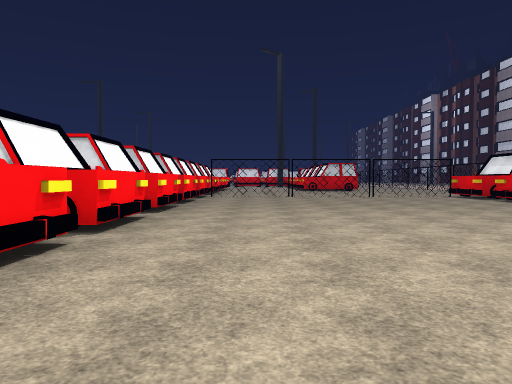
View 1 (above)

24 first-person views from a walk through a Unity game level. The camera is 1.5 m above the floor, tilts 2° down and sees 70° across. The floor is counted in squares, 2 m on a side. Each view is taken from the middle of a square. On the plan, view 1 faces up. The plan holds only what a view shows up to about 11 squares ahead; the rest is blank. The place goes on beyond the plan. The player character is not drawn. Surface patterns are stand-ins for the level's own textures.

View 2
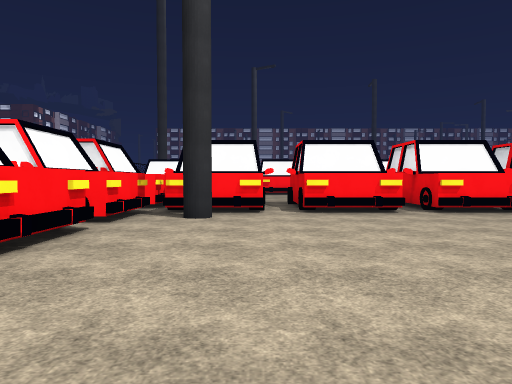

View 3
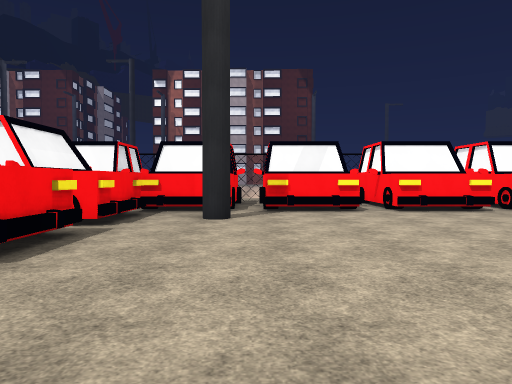

View 4
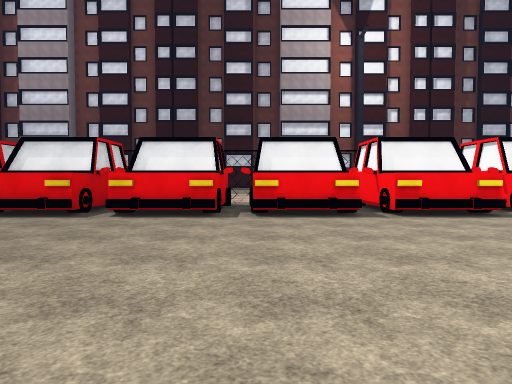

View 5
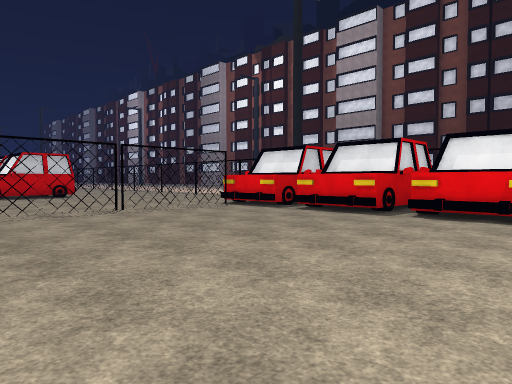

View 6
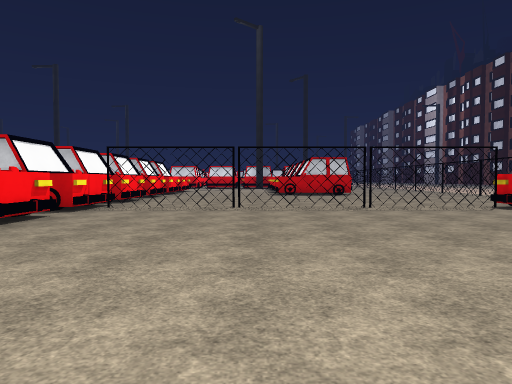

View 7
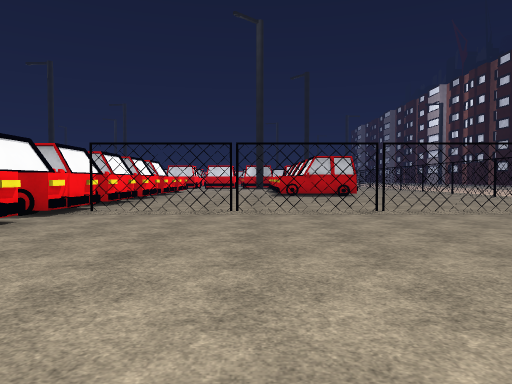

View 8
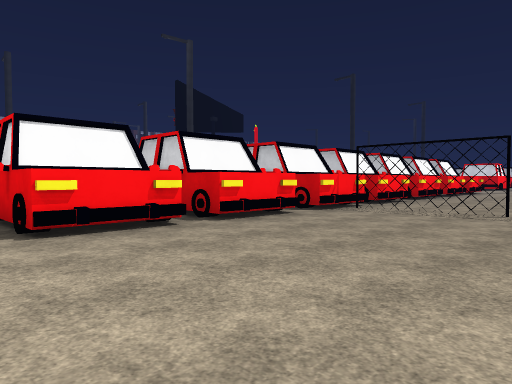

View 9
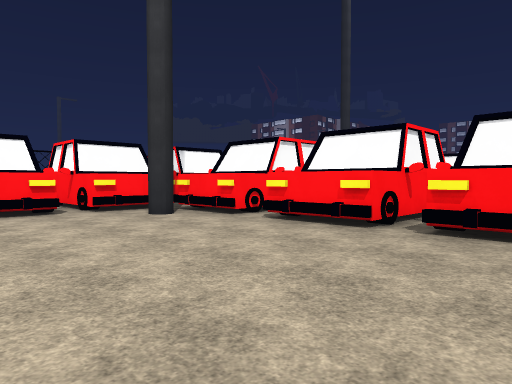

View 10
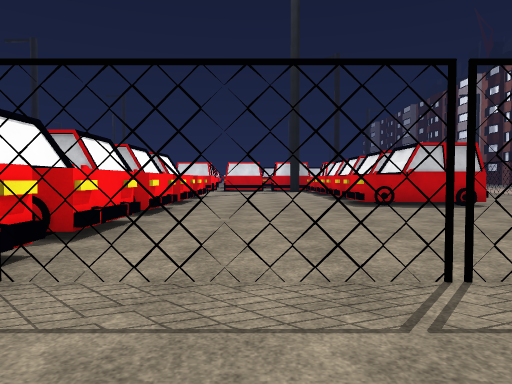

View 11
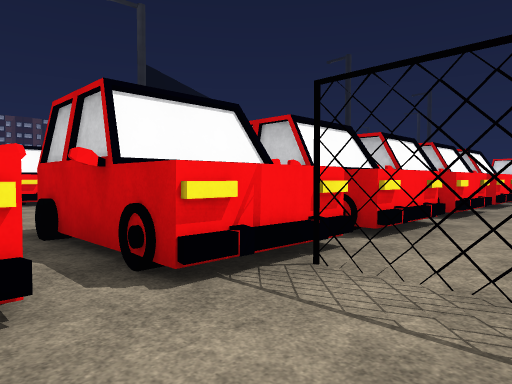

View 12
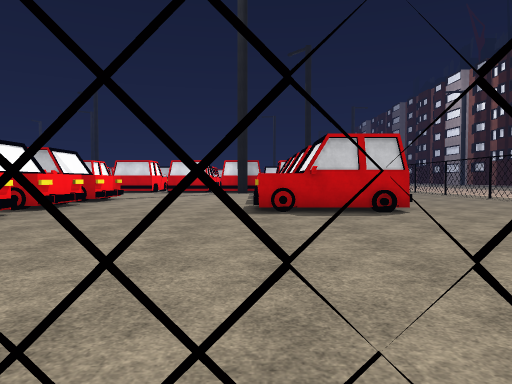

View 13
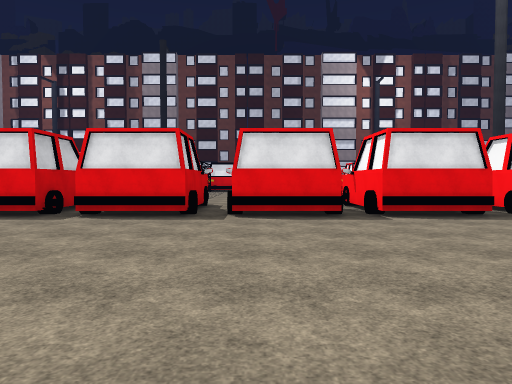

View 14
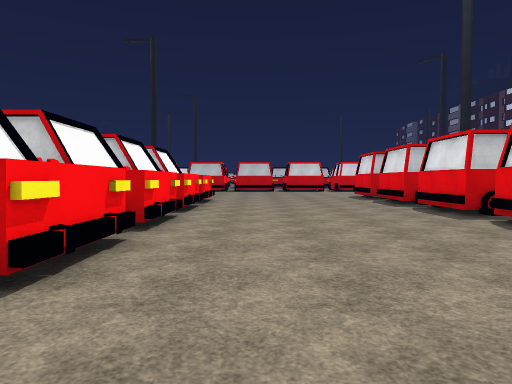

View 15
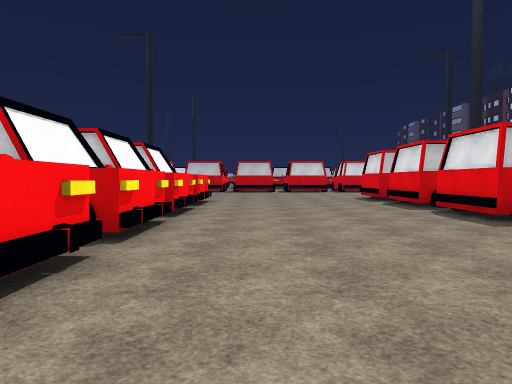

View 16
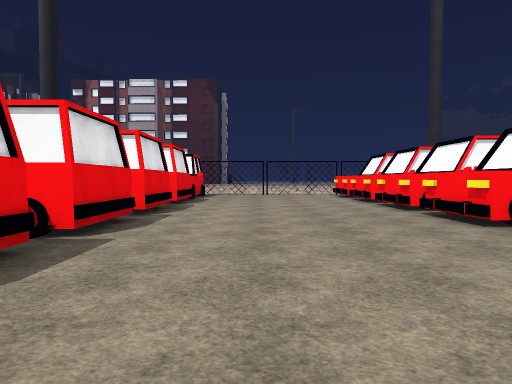

View 17
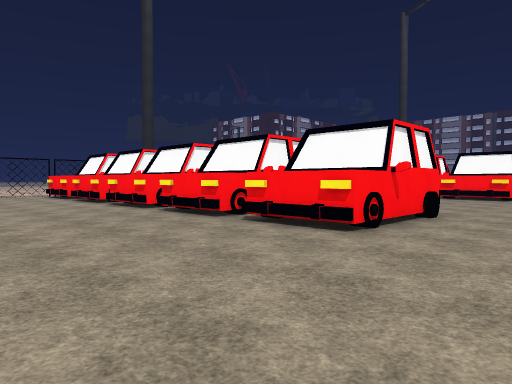

View 18
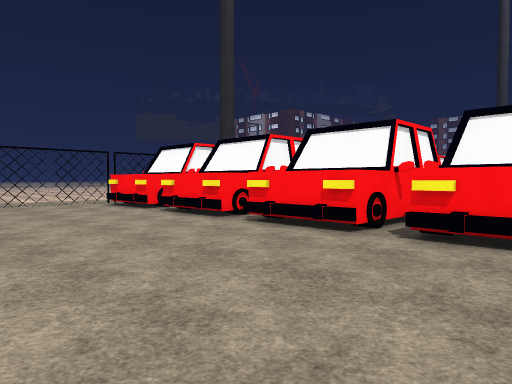

View 19
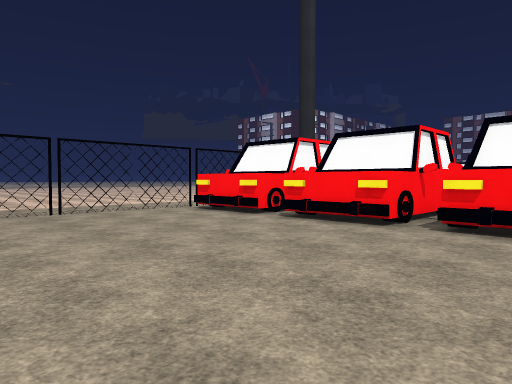

View 20
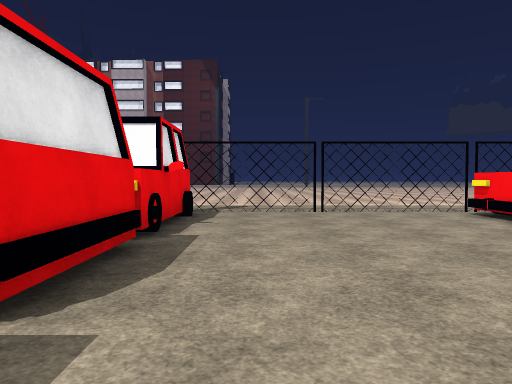

View 21
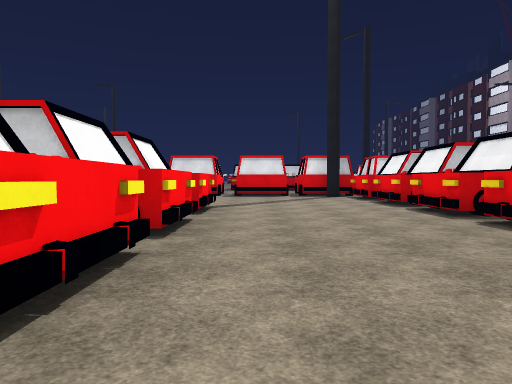

View 22
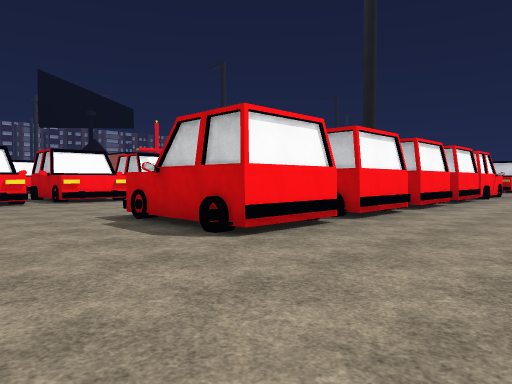

View 23
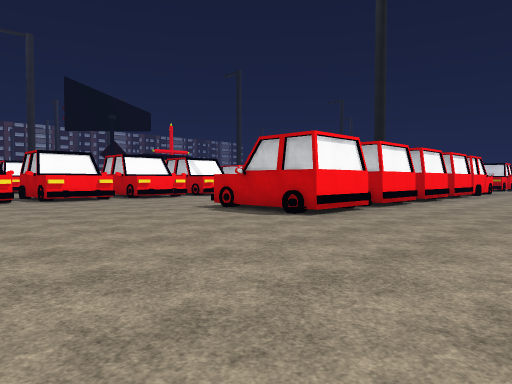

View 24
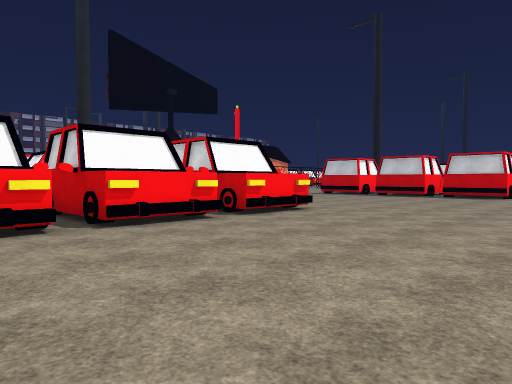

### Floor plan
Key: @ floor where view 1 was taken; # wall or solid block; x gap in a wall; . floor; O other object.
Columns run from 14 left of view 1 to 11 right of it. Each row starts with its distance up from view 1.
 30    ....     .....OO #...
 29   .....    OO...... O...
 28   .....    OO....OO #...
 27   ......   OO....OO #...
 26  OO.....   OO...... .....
 25  OO......  OO....OO #....
 24   .......# OO....OO #....
 23  OO......O ..............
 22  OO......  OO............
 21  ........# OO............
 20  OO....... ...............
 19  OO......  OO.............
 18   .......  OO.............
 17  OO......  ...............
 16  OO......  OO#x##x#####O
 15   .......  OO..........O
 14   .....................O#
 13  ........  OO..........O
 12   .......  OO..........O
 11 .......................O#
 10 .........##OO..........O
  9 #OO......  OO..........O
  8  OO....... ............O#
  7  OO......##OO..........O
  6  OO...... #OO..........O
  5  OO......O#OO..........O
  4  OO......##OO..........O#
  3  OO......  OO..........O
  2  OO......OOOO..........O
  1  OO......# OO..........O#
  0 #OO......  OO#@......#.O
 -1  OO......  OO..........O
 -2  OO......OO OO.OO.OO.OOOOO
 -3  OO......O OO .O .O .O O
 -4  OO......           .#
 -5  OO....##           O
 -6   .#xx#..
 -7  ........
 -8  ........
 -9     ...
-10      ..

Positions as (right, up) in squares from view 1, and headings:
1: (0, 0), facing up
2: (6, 1), facing left
3: (6, 7), facing down
4: (1, 7), facing right
5: (1, 7), facing up-right
6: (2, 6), facing up
7: (2, 7), facing up
8: (3, 7), facing up-left
9: (3, 7), facing down-left
10: (0, 13), facing up
11: (0, 13), facing up-left
12: (3, 15), facing up
13: (-13, 13), facing right
14: (-10, 13), facing up
15: (-10, 14), facing up
16: (-8, 12), facing down
17: (-7, 12), facing down-left
18: (-7, 6), facing down-left
19: (-6, 3), facing down-left
20: (-7, 3), facing down
21: (-1, 19), facing up
22: (10, 20), facing up-left
23: (11, 17), facing up-left
24: (-6, 19), facing up-left
